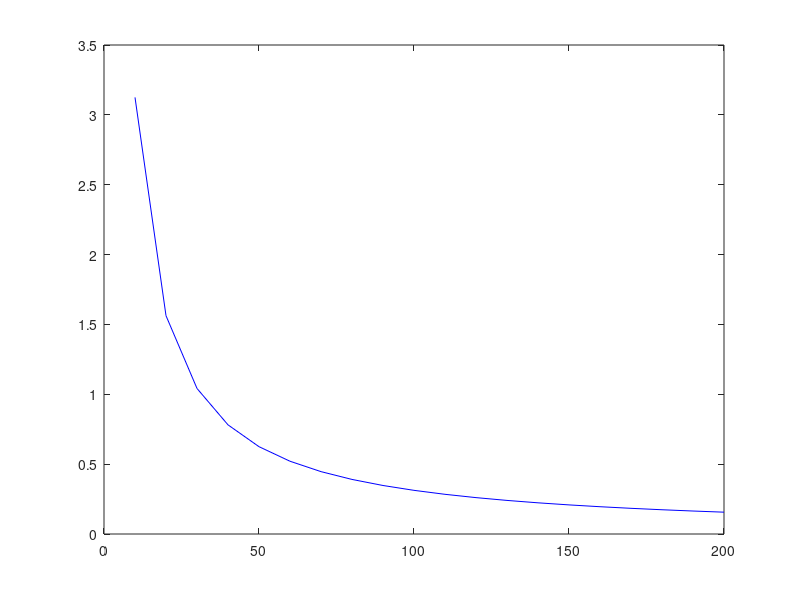
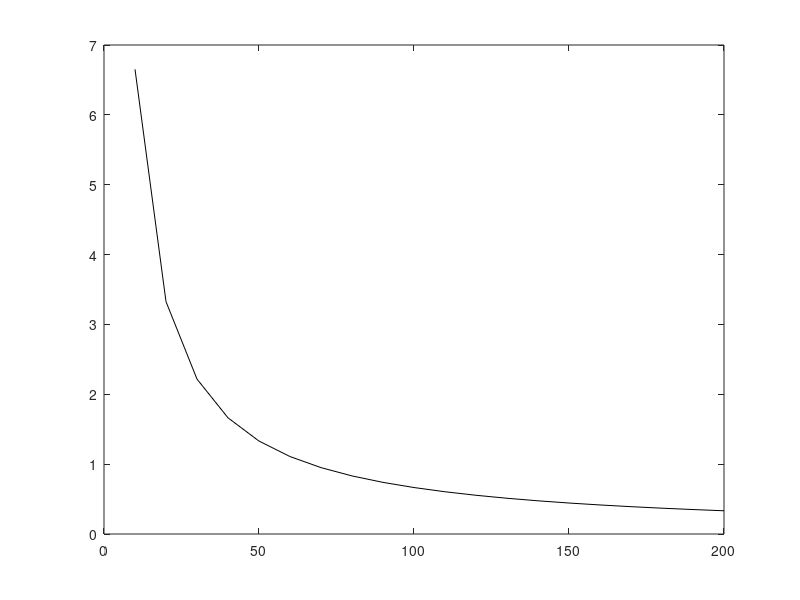

Write the MATLAB code that produced these figures, in order.
%Same stuffs as prev one

clear
clc
close all

N = 0;
I = 0;
Rnet = 0;
P = 0;

l = 80e-3;
b = 80e-3;
A = l*b;
muB = 0.2;
rho = 1.68e-8;
Rperlength = 0.212872;

interval = 10:10:200;
nMatrix = zeros(length(interval),1);
currentMatrix = zeros(length(interval),1);
powerMatrix = zeros(length(interval),1);

for i = interval
    
    N = i;
    I = muB/(N*A);
    Rnet = Rperlength*2*(l+b)*N;
    P = I*I*Rnet;
    
    currentMatrix(i/10) = I;
    powerMatrix(i/10) = P;
    nMatrix(i/10) = N;
    
end

fig1 = figure('Name','Current V No of turns');
plot(nMatrix,currentMatrix,'Color','b');

fig2 = figure('Name','Power V No of turns');
plot(nMatrix,powerMatrix,'Color','k');



